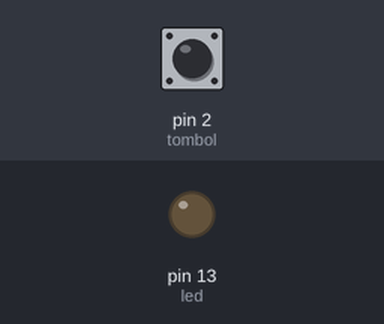
Bench run of a sketch on a simulated Arduino Uno, built with avr-gcc and run on an emulated ATmega328P. Parts: output pins drawn as LEDs (lit = HIGH). The inputs (shaded band) are chosen by the test bench; at power-on: pin 2 (tombol) LOW.

Above: at 1.2 s.
1.3 s: pin 2 (tombol) pulled HIGH for 0.15 s
At 1.37 s:
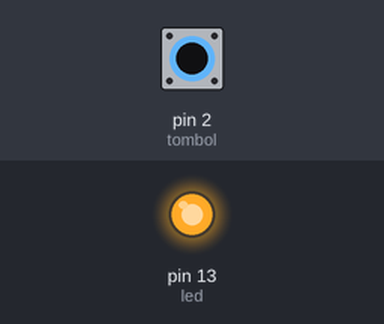
2.9 s: pin 2 (tombol) pulled HIGH for 3.2 s
At 7.0 s:
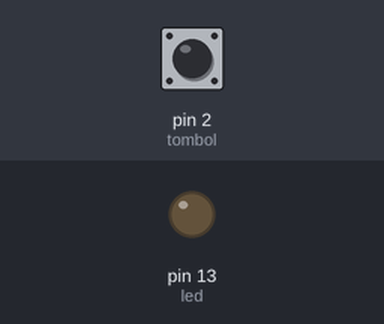
Timing chart, 0 to 8.5 s (numbered marks = the images above; inputs shaded):
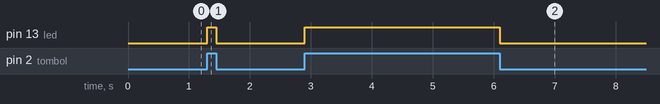

The sketch:

1_LED_1_PushButton.ino
```cpp
byte tombol= 2;
byte led= 13;
int nilai;
void setup(){
  pinMode(led, OUTPUT);
  pinMode(tombol, INPUT);
}
void loop(){
  nilai= digitalRead(tombol);

  if(nilai == 1){
    digitalWrite(led, HIGH);
  }   else{
    digitalWrite(led, LOW);
  }
}
```

Measured:
- after the input at 1.3 s, pin 13 (led): LOW → HIGH at once, → LOW 0.15 s later
- after the input at 2.9 s, pin 13 (led): LOW → HIGH at once, → LOW 3.2 s later
